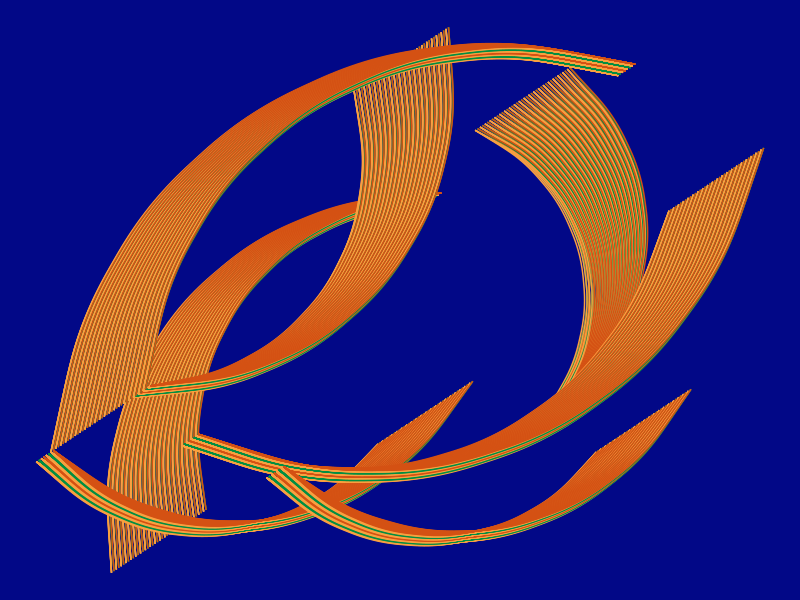

Write the R code that produced this figure. (Note: this script raises an error after producing the figure.)
## ---- chunk 1
knitr::opts_chunk$set(echo = TRUE)
## ---- chunk 2
library(ggplot2)
## ---- chunk 3
# create the data
set.seed(9)

num_square_high <- 6
num_square_long <- 5 
start <- 0
x1 <- c()
x2 <- c()
y1 <- c()
y2 <- c()
f <- c()
for (i in seq(num_square_long)) {
  x1_i = c(rep(start,num_square_high), rep(start+1,num_square_high))
  y1_i = c(seq(1,length.out = num_square_high, by=2), seq(2,length.out = num_square_high, by=2))
  x2_i = c(rep(start+1,num_square_high), rep(start+2,num_square_high))
  y2_i = c(seq(2,length.out = num_square_high, by=2), seq(3,length.out = num_square_high, by=2))
  f_i <- rep(sample(LETTERS, size = 1, replace = F), num_square_high)
  x1 <- c(x1, x1_i)
  x2 <- c(x2, x2_i)
  y1 <- c(y1, y1_i)
  y2 <- c(y2, y2_i)
  f <- c(f, f_i)
  start <- start + 2
}
d=data.frame(x1=x1, x2=x2, y1=y1, y2=y2, f=f)

num_square_high <- 20
num_square_long <- 4
start <- 0
x1 <- c()
x2 <- c()
y1 <- c()
y2 <- c()
f <- c()
for (i in seq(num_square_long)) {
  x1_i = c(rep(start,num_square_high), rep(start+1,num_square_high))
  y1_i = c(seq(1,length.out = num_square_high, by=2), seq(2,length.out = num_square_high, by=2))
  x2_i = c(rep(start+1,num_square_high), rep(start+2,num_square_high))
  y2_i = c(seq(2,length.out = num_square_high, by=2), seq(3,length.out = num_square_high, by=2))
  f_i <- rep(sample(LETTERS, size = 1, replace = F), num_square_high)
  x1 <- c(x1, x1_i)
  x2 <- c(x2, x2_i)
  y1 <- c(y1, y1_i)
  y2 <- c(y2, y2_i)
  f <- c(f, f_i)
  start <- start + 2
}
d2=data.frame(x1=x1, x2=x2, y1=y1, y2=y2, f=f)
## ---- chunk 4
ggplot() +
  geom_curve(data=d2, aes(x=x1+130, y=x2-50, xend=y1+100, yend=y2+125, color=f)) +
  geom_curve(data=d2, aes(x=x1+80, y=x2+80, xend=y1-50, yend=y2-150, color=f)) +
  geom_curve(data=d2, aes(x=x1-40, y=x2-40, xend=y1+50, yend=y2+150, color=f)) +
  geom_curve(data=d2, aes(x=x1+160, y=x2+160, xend=y1-75, yend=y2-75, color=f)) +
  geom_curve(data=d2, aes(x=x1-80, y=x2+-80, xend=y1+60, yend=y2-70, color=f)) +
  geom_curve(data=d2, aes(x=x1-20, y=x2-70, xend=y1+180, yend=y2+75, color=f)) +
  geom_curve(data=d2, aes(x=x1+15, y=x2-90, xend=y1+150, yend=y2-75, color=f)) +
  theme_void() +
  theme(plot.background = element_rect(fill="#020887", color=NA),
        panel.background = element_rect(fill="#020887", color=NA)) +
  scale_color_manual(values = c("#D45113", "#F9A03F", "#018E42")) +
  theme(legend.position = "none") +
  ggsave("1-1.png", dpi=600)
